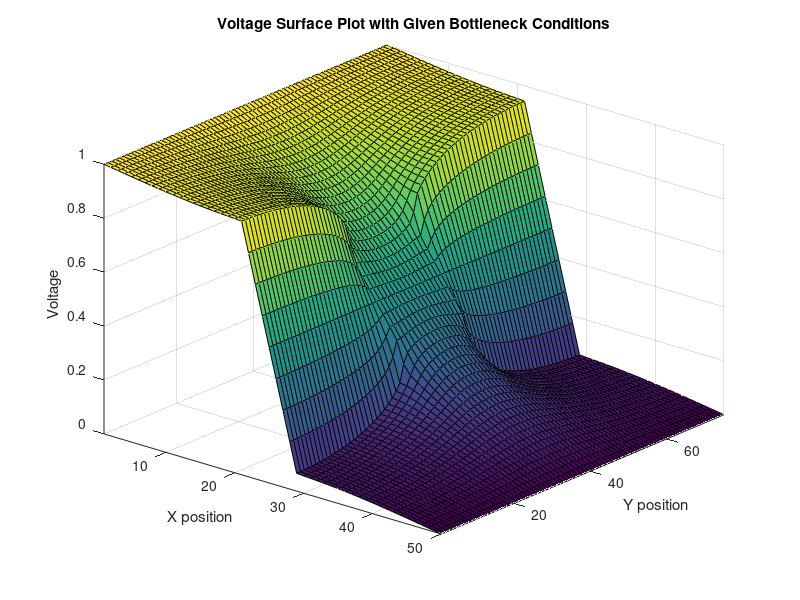
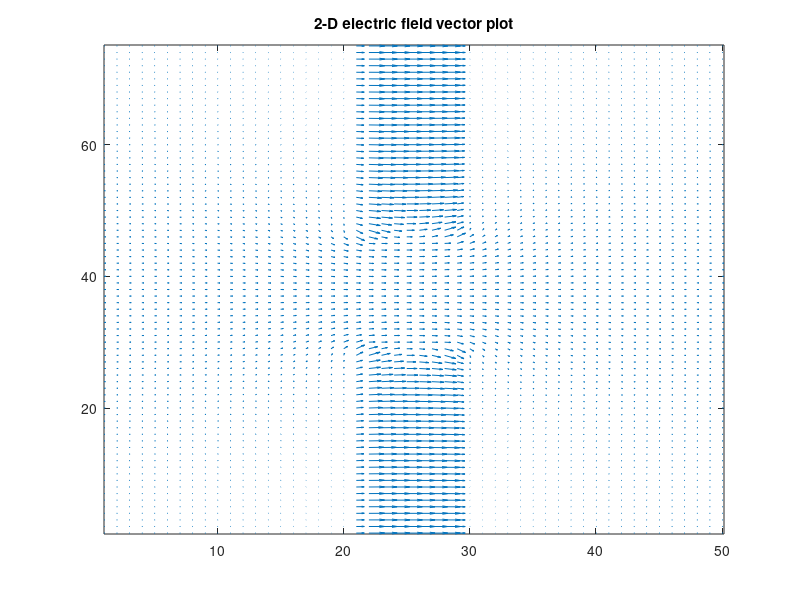

The MATLAB script that drew these images, in order:
%% Part 2 
% in this part of the assignment, the code I completed in assignment 2 was
% used to calculate the potential with the bottle-neck inserted. From this
% potential, the electric field was calculated using quiver.

%setting up dimensions and matrices
nx = 50;                
ny = (3/2)*nx;            
G = sparse(nx*ny);      
Op = zeros(1, nx*ny);    


Sigmatrix = zeros(nx, ny);    % a sigma matrix is required for this part
Sig1 = 1;                     % sigma value given outside the box
Sig2 = 10^-2;                 % sigma value given inside the box

%The box will be difined using a 1x4 matrix containing it's dimensions
box = [nx*2/5 nx*3/5 ny*2/5 ny*3/5]; 

for i = 1:nx
    
    for j = 1:ny
        
        
        if i > box(1) && i < box(2) && (j < box(3)||j > box(4))
            Sigmatrix(i, j) = Sig2;
            
        else
            Sigmatrix(i, j) = Sig1;
            
            
        end
    end
end

% Filling in G matrix with corresponding bottleneck conditions
for x = 1:nx
    
    for y = 1:ny
        
        n = y + (x-1)*ny;
        nposx = y + (x+1-1)*ny;
        nnegx = y + (x-1-1)*ny;
        nposy = y + 1 + (x-1)*ny;
        nnegy = y - 1 + (x-1)*ny;
        
        if x == 1
            
            G(n, :) = 0;
            G(n, n) = 1;
            Op(n) = 1;
            
        elseif x == nx
            
            G(n, :) = 0;
            G(n, n) = 1;
            Op(n) = 0;
            
        elseif y == 1

            G(n, nposx) = (Sigmatrix(x+1, y) + Sigmatrix(x,y))/2;
            G(n, nnegx) = (Sigmatrix(x-1, y) + Sigmatrix(x,y))/2;
            G(n, nposy) = (Sigmatrix(x, y+1) + Sigmatrix(x,y))/2;            
            G(n, n) = -(G(n,nposx)+G(n,nnegx)+G(n,nposy));
            
        elseif y == ny
            
            G(n, nposx) = (Sigmatrix(x+1, y) + Sigmatrix(x,y))/2;
            G(n, nnegx) = (Sigmatrix(x-1, y) + Sigmatrix(x,y))/2;
            G(n, nnegy) = (Sigmatrix(x, y-1) + Sigmatrix(x,y))/2;
            G(n, n) = -(G(n,nposx)+G(n,nnegx)+G(n,nnegy));
            
        else
            
            G(n, nposx) = (Sigmatrix(x+1, y) + Sigmatrix(x,y))/2;
            G(n, nnegx) = (Sigmatrix(x-1, y) + Sigmatrix(x,y))/2;
            G(n, nposy) = (Sigmatrix(x, y+1) + Sigmatrix(x,y))/2;
            G(n, nnegy) = (Sigmatrix(x, y-1) + Sigmatrix(x,y))/2;
            G(n, n) = -(G(n,nposx)+G(n,nnegx)+G(n,nposy)+G(n,nnegy));
            
        end
    end
end


%Voltage matrix calculation
Voltage = G\Op';


sol = zeros(ny, nx, 1);
for i = 1:nx
    for j = 1:ny
        n = j + (i-1)*ny;
        sol(j,i) = Voltage(n);
    end
end

%V(x,y) Surface Plot
figure(1)
surf(sol)
axis tight
xlabel("X position")
ylabel("Y position")
zlabel("Voltage")
view([40 30]);
title("Voltage Surface Plot with Given Bottleneck Conditions")

%The electric field can be derived from the surface voltage using a
%gradient

[elecx, elecy] = gradient(sol);

%plotting the electric field from the potential using quiver

figure(2)
quiver(-elecx, -elecy);
axis tight
title("2-D electric field vector plot")

